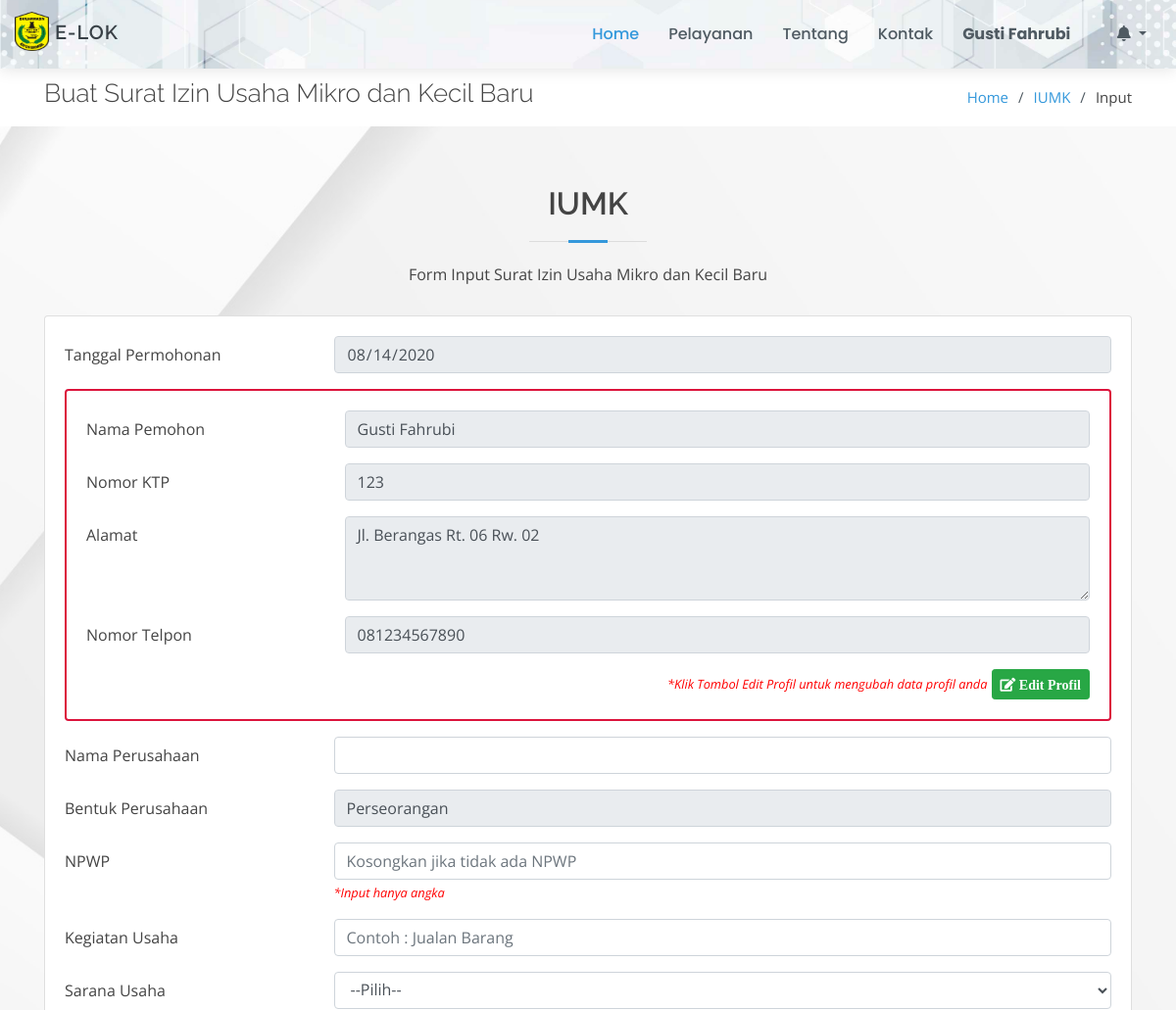
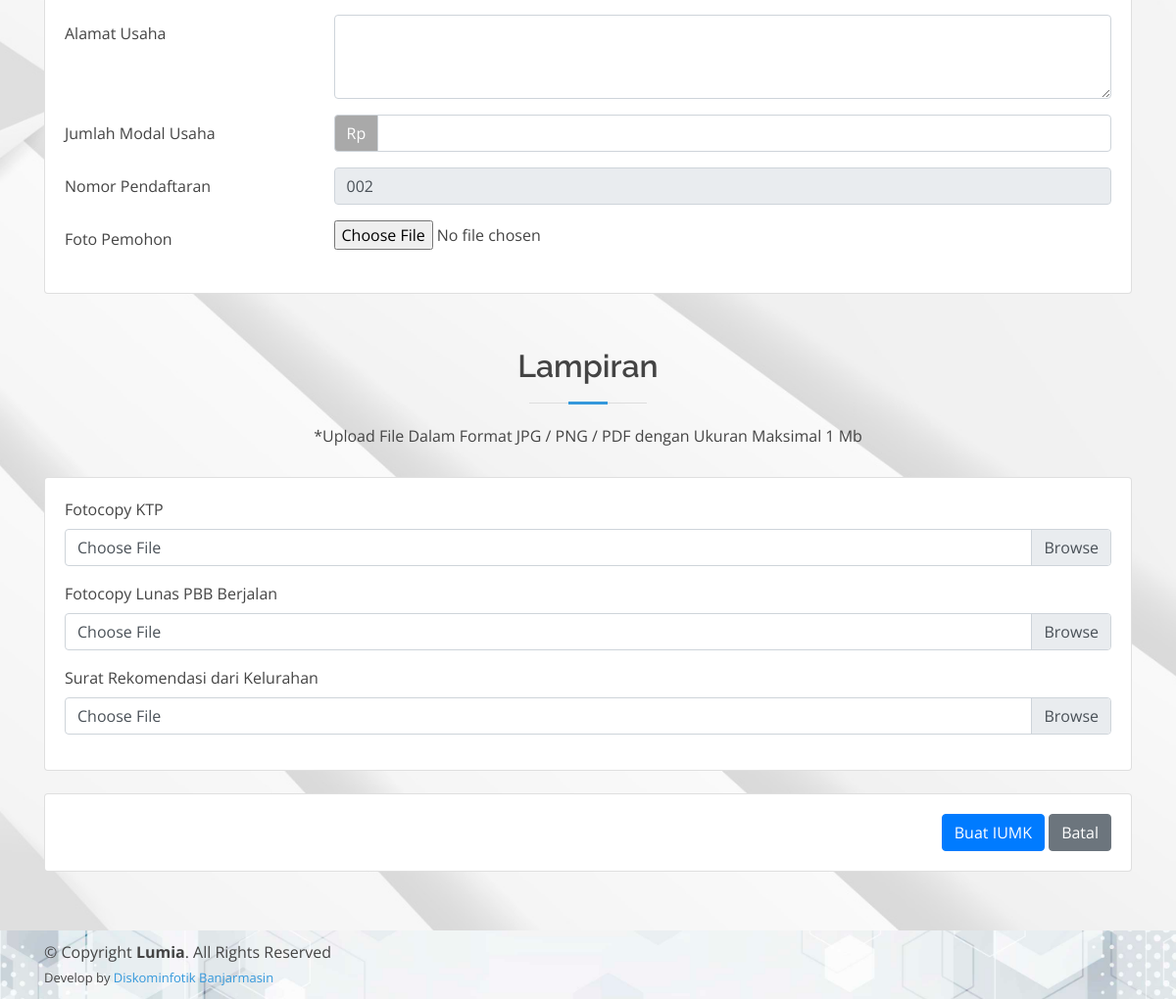
The page /page/iumk/input-iumk (signed in) on the database its author committed (2 pictures, top to bottom).
### tables this page shows
CREATE TABLE `masyarakat` (
  `id_masyarakat` int(11) NOT NULL,
  `nama` varchar(50) NOT NULL,
  `nik` varchar(25) NOT NULL,
  `tempat_lahir` varchar(50) NOT NULL,
  `tgl_lahir` date NOT NULL,
  `jk` varchar(12) NOT NULL,
  `agama` varchar(20) NOT NULL,
  `telpon` varchar(13) NOT NULL,
  `alamat` text NOT NULL,
  `password` text NOT NULL
);

CREATE TABLE `nomor_urut_iumk` (
  `id_no` int(11) NOT NULL,
  `nomor_urut` varchar(10) NOT NULL
);

CREATE TABLE `lampiran_iumk` (
  `id_lampiran` int(11) NOT NULL,
  `nama_lampiran` text NOT NULL
);

### config/config.php (called while the page is built, shortened)
<?php
function base_url($url = null)
{
	$base_url = "http://localhost/layanan-kecamatan";
	if ($url != null) {
		return $base_url . "/" . $url;
	} else {
		return $base_url;
	}
}

### page/iumk/input-iumk.php (the view, shortened to what this page needs)
<!DOCTYPE html>
<html lang="en">
<?php
include_once "../../config/config.php";
include_once "../../template/ui/head.php";
$idm      = $_SESSION['id_masyarakat'];
$data_mas = $koneksi->query("SELECT * FROM masyarakat WHERE id_masyarakat = '$idm'")->fetch_array();
$ceknoiumk    = $koneksi->query("SELECT * FROM nomor_urut_iumk")->fetch_array();
$nourut       = $ceknoiumk['nomor_urut'];
?>
<body>
    <?php include_once "../../template/ui/header.php"; ?>
    <main id="main">
        <section id="breadcrumbs" class="breadcrumbs">
            <div class="container">
                <div class="d-flex justify-content-between align-items-center">
                    <h2>Buat Surat Izin Usaha Mikro dan Kecil Baru</h2>
                    <ol>
                        <li><a href="<?= base_url(); ?>">Home</a></li>
                        <li><a href="<?= base_url('page/iumk'); ?>">IUMK</a></li>
                        <li>Input</li>
                    </ol>
                </div>
            </div>
        </section>
        <section id="services" class="services graform">
            <div class="container">
                <div class="section-title">
                    <h2>IUMK</h2>
                    <p>Form Input Surat Izin Usaha Mikro dan Kecil Baru</p>
                </div>
                <form action="" method="POST" enctype="multipart/form-data" class="form-input">
                    <div class="row">
                        <div class="col-md-12">
                            <div class="card">
                                <div class="card-body">
                                    <div class="form-group row">
                                        <label for="tanggal" class="col-sm-3 col-form-label">Tanggal Permohonan</label>
                                        <div class="col-sm-9">
                                            <input type="date" class="form-control datepicker" id="tanggal" name="tanggal" value="<?= date('Y-m-d') ?>" required readonly>
                                        </div>
                                    </div>
                                    <div class="card mb-3" style="border: 2px solid crimson;">
                                        <div class="card-body">
                                            <div class="form-group row">
                                                <label for="nama_pemohon" class="col-sm-3 col-form-label">Nama Pemohon</label>
                                                <div class="col-sm-9">
                                                    <input name="nama_pemohon" id="nama_pemohon" class="form-control" required readonly value="<?= $data_mas['nama'] ?>">
                                                </div>
                                            </div>
                                            <div class="form-group row">
                                                <label for="nomor_ktp" class="col-sm-3 col-form-label">Nomor KTP</label>
                                                <div class="col-sm-9">
                                                    <input type="text" class="form-control" id="nomor_ktp" name="nomor_ktp" onkeypress="return Angkasaja(event)" maxlength="25" required readonly value="<?= $data_mas['nik'] ?>">
                                                </div>
                                            </div>
                                            <div class="form-group row">
                                                <label for="alamat" class="col-sm-3 col-form-label">Alamat</label>
                                                <div class="col-sm-9">
                                                    <textarea class="form-control" name="alamat" id="alamat" rows="3" required readonly><?= $data_mas['alamat'] ?></textarea>
                                                </div>
                                            </div>
                                            <div class="form-group row">
                                                <label for="no_telp" class="col-sm-3 col-form-label">Nomor Telpon</label>
                                                <div class="col-sm-9">
                                                    <input type="text" class="form-control" id="no_telp" name="no_telp" onkeypress="return Angkasaja(event)" required readonly maxlength="13" value="<?= $data_mas['telpon'] ?>">
                                                </div>
                                            </div>
                                            <div class="justify-content-between text-right" style="color: red; font-style: italic;">
                                                <small>*Klik Tombol Edit Profil untuk mengubah data profil anda</small> <a href="<?= base_url('profil') ?>" class="btn btn-success btn-sm"><i class="fa fa-edit"> Edit Profil</i></a>
                                            </div>
                                        </div>
                                    </div>
                                    <div class="form-group row">
                                        <label for="nama_perusahaan" class="col-sm-3 col-form-label">Nama Perusahaan</label>
                                        <div class="col-sm-9">
                                            <input type="text" class="form-control" id="nama_perusahaan" name="nama_perusahaan" required>
                                        </div>
                                    </div>
                                    <div class="form-group row">
                                        <label for="bentuk_perusahaan" class="col-sm-3 col-form-label">Bentuk Perusahaan</label>
                                        <div class="col-sm-9">
                                            <input type="text" class="form-control" id="bentuk_perusahaan" name="bentuk_perusahaan" required readonly value="Perseorangan">
                                        </div>
                                    </div>
                                    <div class="form-group row">
                                        <label for="npwp" class="col-sm-3 col-form-label">NPWP</label>
                                        <div class="col-sm-9">
                                            <input type="text" class="form-control" name="npwp" id="npwp" placeholder="Kosongkan jika tidak ada NPWP">
                                            <span style="color: red; font-style: italic;"><small>*Input hanya angka</small></span>
                                        </div>
                                    </div>
                                    <div class="form-group row">
                                        <label for="kegiatan_usaha" class="col-sm-3 col-form-label">Kegiatan Usaha</label>
                                        <div class="col-sm-9">
                                            <input type="text" class="form-control" name="kegiatan_usaha" id="kegiatan_usaha" required placeholder="Contoh : Jualan Barang">
                                        </div>
                                    </div>
                                    <div class="form-group row">
                                        <label for="sarana_usaha" class="col-sm-3 col-form-label">Sarana Usaha</label>
                                        <div class="col-sm-9">
                                            <select name="sarana_usaha" id="sarana_usaha" class="form-control" required>
                                                <option value="">--Pilih--</option>
                                            </select>
                                        </div>
                                    </div>
                                    <div class="form-group row">
                                        <label for="alamat_usaha" class="col-sm-3 col-form-label">Alamat Usaha</label>
                                        <div class="col-sm-9">
                                            <textarea class="form-control" name="alamat_usaha" id="alamat_usaha" rows="3" required></textarea>
                                        </div>
                                    </div>
                                    <div class="form-group row">
                                        <label for="jumlah_modal_usaha" class="col-sm-3 col-form-label">Jumlah Modal Usaha</label>
                                        <div class="col-sm-9">
                                            <div class="input-group">
                                                <div class="input-group-prepend">
                                                    <span class="input-group-text" style="background-color: darkgrey; color: white;">Rp</span>
                                                </div>
                                                <input type="text" name="jumlah_modal_usaha" id="jumlah_modal_usaha" class="form-control rupiah" required>
                                            </div>
                                        </div>
                                    </div>
                                    <div class="form-group row">
                                        <label for="nomor_pendaftaran" class="col-sm-3 col-form-label">Nomor Pendaftaran</label>
                                        <div class="col-sm-9">
                                            <input type="text" name="nomor_pendaftaran" id="nomor_pendaftaran" class="form-control" readonly value="<?= sprintf('%03s', $nourut) ?>">
                                        </div>
                                    </div>
                                    <div class="form-group row">
                                        <label class="col-sm-3 col-form-label">Foto Pemohon</label>
                                        <div class="col-sm-9">
                                            <input type="file" name="foto_pemohon" id="input-file-now-custom-2" class="dropify val_file" data-height="200" required>
                                        </div>
                                    </div>
                                </div>
                            </div>
                        </div>
                    </div>
                    <div class="section-title" style="margin-top: 5%;">
                        <h2>Lampiran</h2>
                        <p>*Upload File Dalam Format JPG / PNG / PDF dengan Ukuran Maksimal 1 Mb</p>
                    </div>
                    <div class="row">
                        <div class="col-md-12">
                            <div class="card">
                                <div class="card-body">
                                    <?php
                                    $datalampiran = $koneksi->query("SELECT * FROM lampiran_iumk ORDER BY id_lampiran ASC");
                                    foreach ($datalampiran as $lampiran) {
                                    ?>
                                        <div class="form-group">
                                            <label><?= $lampiran['nama_lampiran'] ?></label>
                                            <div class="custom-file">
                                                <label class="custom-file-label">Choose File</label>
                                            </div>
                                        </div>
                                    <?php } ?>
                                </div>
                            </div>
                        </div>
                        <div class="col-md-12" style="margin-top: 2%; text-align: right;">
                            <div class="card">
                                <div class="card-body">
                                    <button type="button" id="submit" class="btn btn-primary">Buat IUMK</button>
                                    <a href="<?= base_url('page/iumk') ?>" class="btn btn-secondary">Batal</a>
                                </div>
                            </div>
                        </div>
                    </div>
                </form>
            </div>
        </section>
    </main>
    <?php include_once "../../template/ui/footer.php"; ?>
</body>
</html>

### assets/ui/assets/css/style.css (style rules this page uses)
body { font-family: "Open Sans", sans-serif; color: #444444; }
a { color: #3498db; }
h1, h2, h3, h4, h5, h6 { font-family: "Raleway", sans-serif; }
section { padding: 60px 0; }
.section-title { text-align: center; padding-bottom: 30px; }
.section-title h2 { font-size: 32px; font-weight: 600; margin-bottom: 20px; padding-bottom: 20px; position: relative; }
.section-title h2::before { content: ''; position: absolute; display: block; width: 120px; height: 1px; background: #ddd; bottom: 1px; left: calc(50% - 60px); }
.section-title h2::after { content: ''; position: absolute; display: block; width: 40px; height: 3px; background: #3498db; bottom: 0; left: calc(50% - 20px); }
.section-title p { margin-bottom: 0; }
.breadcrumbs { padding: 10px 0; margin-top: 70px; background-color: #fff; }
.breadcrumbs h2 { font-size: 26px; font-weight: 300; }
.breadcrumbs ol { display: flex; flex-wrap: wrap; list-style: none; padding: 0; margin: 0; font-size: 15px; }
.breadcrumbs ol li+li { padding-left: 10px; }
.breadcrumbs ol li+li::before { display: inline-block; padding-right: 10px; color: #4f5a62; content: "/"; }
.graform { background: url('../../../bg-cover/putih2.jpg') center center no-repeat; background-size: cover; position: relative; }

### rows shown on the page
masyarakat: nama_pemohon "Gusti Fahrubi", nomor_ktp "123", alamat "Jl. Berangas Rt. 06 Rw. 02", no_telp "081234567890"
nomor_urut_iumk: nomor_pendaftaran "002"
lampiran_iumk: nama_lampiran "Fotocopy KTP"
lampiran_iumk: nama_lampiran "Fotocopy Lunas PBB Berjalan"
lampiran_iumk: nama_lampiran "Surat Rekomendasi dari Kelurahan"

### other values the page prints
$_SESSION['nama'] "Gusti Fahrubi"
